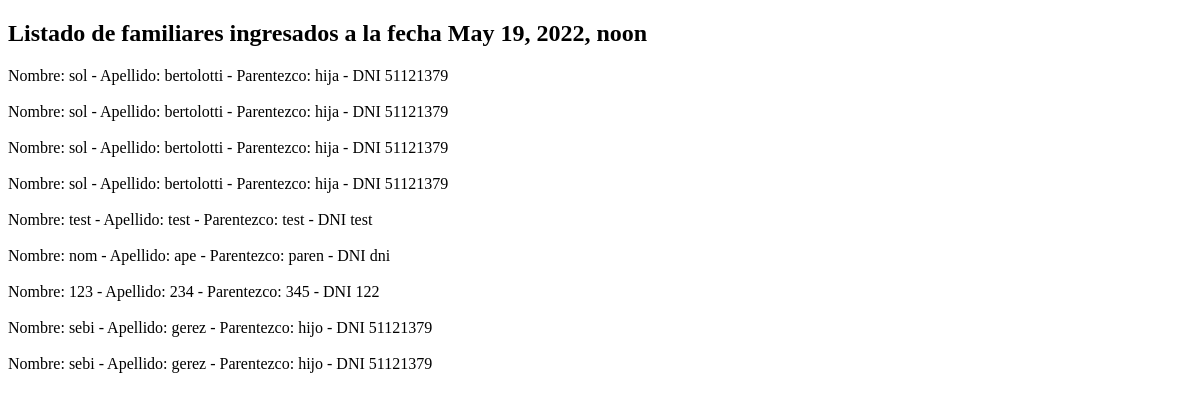
The page /mostrar_familiares/ on the database as committed earlier.
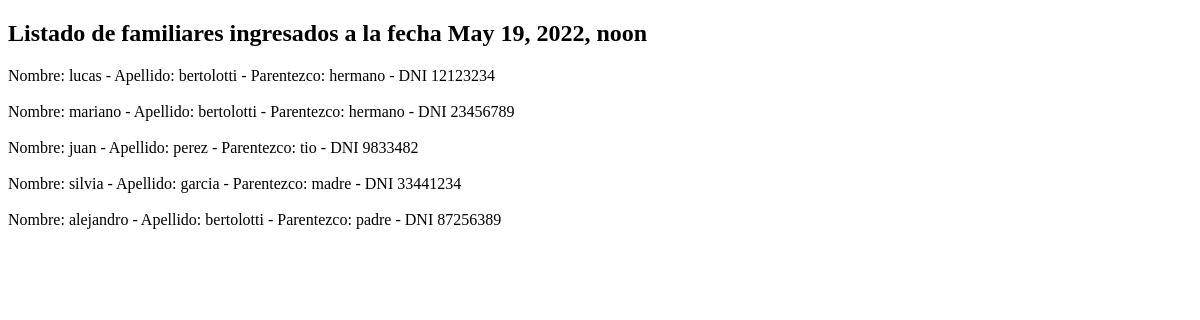
The same page on the database as committed later.
### mvt_familiares/models.py (models this page shows)
class Familiar(models.Model):
    nombre = models.CharField(max_length=30)
    apellido = models.CharField(max_length=30)
    parentezco = models.CharField(max_length=25)
    dni = models.IntegerField()

### tp_django/views.py (the view)
# urls.py: path('mostrar_familiares/', mostrar_familiares),
def mostrar_familiares(self):
    template = loader.get_template('template_listado.html')
    familiar = Familiar.objects.all()
    fecha = datetime.now()
    context_dict = {'familiares': familiar, 'fecha': fecha}
    render = template.render(context_dict)
    return HttpResponse(render)

### tp_django/templates/template_listado.html (shortened to what this page needs)
<!doctype html>
<html lang="en">
<head>
</head>
<body>
    <h2>Listado de familiares ingresados a la fecha {{fecha}}</h2>
    {% for f in familiares %}
        <l1>Nombre: {{f.nombre}} - Apellido: {{f.apellido}} - Parentezco: {{f.parentezco}} - DNI {{f.dni}}</l1>
        <br></br>
    {% endfor %}
</body>
</html>

Rows that differ between the two databases and show on the page:
removed Familiar: nombre "sol", apellido "bertolotti", parentezco "hija", dni "51121379"
removed Familiar: nombre "sol", apellido "bertolotti", parentezco "hija", dni "51121379"
removed Familiar: nombre "test", apellido "test", parentezco "test", dni "test"
removed Familiar: nombre "nom", apellido "ape", parentezco "paren", dni "dni"
removed Familiar: nombre "123", apellido "234", parentezco "345", dni "122"
removed Familiar: nombre "sebi", apellido "gerez", parentezco "hijo", dni "51121379"
removed Familiar: nombre "sebi", apellido "gerez", parentezco "hijo", dni "51121379"
added Familiar: nombre "lucas", apellido "bertolotti", parentezco "hermano", dni "12123234"
changed Familiar: nombre "sol" → "mariano"; parentezco "hija" → "hermano"; dni "51121379" → "23456789"
added Familiar: nombre "juan", apellido "perez", parentezco "tio", dni "9833482"
added Familiar: nombre "silvia", apellido "garcia", parentezco "madre", dni "33441234"
changed Familiar: nombre "sol" → "alejandro"; parentezco "hija" → "padre"; dni "51121379" → "87256389"
